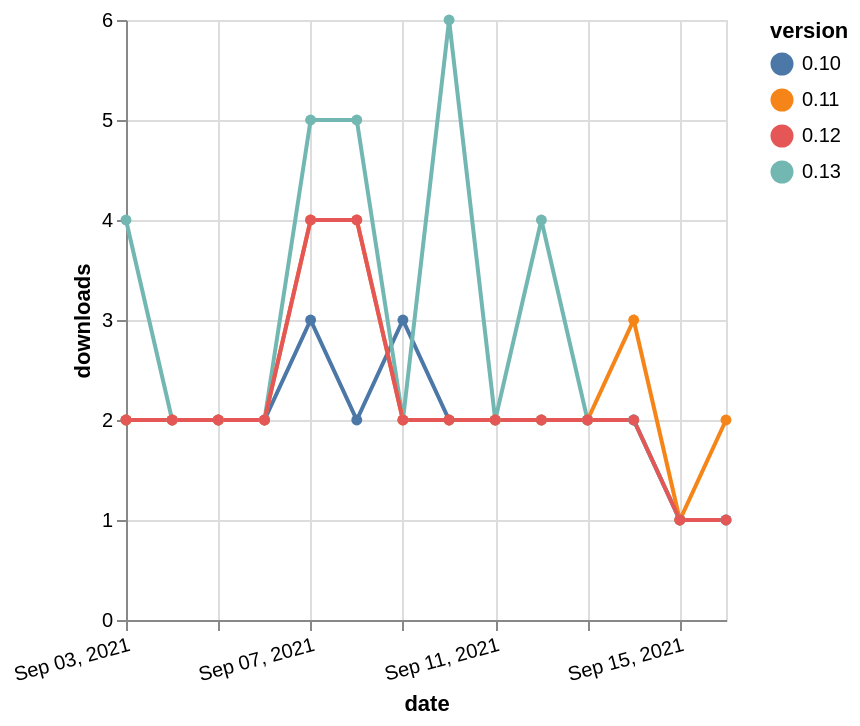

This figure's Vega-Lite source:
### Vega-Lite specification from a JSON file in a GitHub repository (floating-point values rounded to 4 significant figures)
{"$schema": "https://vega.github.io/schema/vega-lite/v5.json", "description": "A simple bar chart with embedded data.", "data": {"values": [{"date": "2021-09-03", "total": 2776, "delta": 2, "version": "0.10"}, {"date": "2021-09-04", "total": 2778, "delta": 2, "version": "0.10"}, {"date": "2021-09-05", "total": 2780, "delta": 2, "version": "0.10"}, {"date": "2021-09-06", "total": 2782, "delta": 2, "version": "0.10"}, {"date": "2021-09-07", "total": 2785, "delta": 3, "version": "0.10"}, {"date": "2021-09-08", "total": 2787, "delta": 2, "version": "0.10"}, {"date": "2021-09-09", "total": 2790, "delta": 3, "version": "0.10"}, {"date": "2021-09-10", "total": 2792, "delta": 2, "version": "0.10"}, {"date": "2021-09-11", "total": 2794, "delta": 2, "version": "0.10"}, {"date": "2021-09-12", "total": 2796, "delta": 2, "version": "0.10"}, {"date": "2021-09-13", "total": 2798, "delta": 2, "version": "0.10"}, {"date": "2021-09-14", "total": 2800, "delta": 2, "version": "0.10"}, {"date": "2021-09-15", "total": 2801, "delta": 1, "version": "0.10"}, {"date": "2021-09-16", "total": 2802, "delta": 1, "version": "0.10"}, {"date": "2021-09-03", "total": 1272, "delta": 4, "version": "0.13"}, {"date": "2021-09-04", "total": 1274, "delta": 2, "version": "0.13"}, {"date": "2021-09-05", "total": 1276, "delta": 2, "version": "0.13"}, {"date": "2021-09-06", "total": 1278, "delta": 2, "version": "0.13"}, {"date": "2021-09-07", "total": 1283, "delta": 5, "version": "0.13"}, {"date": "2021-09-08", "total": 1288, "delta": 5, "version": "0.13"}, {"date": "2021-09-09", "total": 1290, "delta": 2, "version": "0.13"}, {"date": "2021-09-10", "total": 1296, "delta": 6, "version": "0.13"}, {"date": "2021-09-11", "total": 1298, "delta": 2, "version": "0.13"}, {"date": "2021-09-12", "total": 1302, "delta": 4, "version": "0.13"}, {"date": "2021-09-13", "total": 1304, "delta": 2, "version": "0.13"}, {"date": "2021-09-14", "total": 1306, "delta": 2, "version": "0.13"}, {"date": "2021-09-15", "total": 1307, "delta": 1, "version": "0.13"}, {"date": "2021-09-16", "total": 1308, "delta": 1, "version": "0.13"}, {"date": "2021-09-03", "total": 2814, "delta": 2, "version": "0.11"}, {"date": "2021-09-04", "total": 2816, "delta": 2, "version": "0.11"}, {"date": "2021-09-05", "total": 2818, "delta": 2, "version": "0.11"}, {"date": "2021-09-06", "total": 2820, "delta": 2, "version": "0.11"}, {"date": "2021-09-07", "total": 2824, "delta": 4, "version": "0.11"}, {"date": "2021-09-08", "total": 2828, "delta": 4, "version": "0.11"}, {"date": "2021-09-09", "total": 2830, "delta": 2, "version": "0.11"}, {"date": "2021-09-10", "total": 2832, "delta": 2, "version": "0.11"}, {"date": "2021-09-11", "total": 2834, "delta": 2, "version": "0.11"}, {"date": "2021-09-12", "total": 2836, "delta": 2, "version": "0.11"}, {"date": "2021-09-13", "total": 2838, "delta": 2, "version": "0.11"}, {"date": "2021-09-14", "total": 2841, "delta": 3, "version": "0.11"}, {"date": "2021-09-15", "total": 2842, "delta": 1, "version": "0.11"}, {"date": "2021-09-16", "total": 2844, "delta": 2, "version": "0.11"}, {"date": "2021-09-03", "total": 2808, "delta": 2, "version": "0.12"}, {"date": "2021-09-04", "total": 2810, "delta": 2, "version": "0.12"}, {"date": "2021-09-05", "total": 2812, "delta": 2, "version": "0.12"}, {"date": "2021-09-06", "total": 2814, "delta": 2, "version": "0.12"}, {"date": "2021-09-07", "total": 2818, "delta": 4, "version": "0.12"}, {"date": "2021-09-08", "total": 2822, "delta": 4, "version": "0.12"}, {"date": "2021-09-09", "total": 2824, "delta": 2, "version": "0.12"}, {"date": "2021-09-10", "total": 2826, "delta": 2, "version": "0.12"}, {"date": "2021-09-11", "total": 2828, "delta": 2, "version": "0.12"}, {"date": "2021-09-12", "total": 2830, "delta": 2, "version": "0.12"}, {"date": "2021-09-13", "total": 2832, "delta": 2, "version": "0.12"}, {"date": "2021-09-14", "total": 2834, "delta": 2, "version": "0.12"}, {"date": "2021-09-15", "total": 2835, "delta": 1, "version": "0.12"}, {"date": "2021-09-16", "total": 2836, "delta": 1, "version": "0.12"}]}, "width": "container", "mark": {"type": "line", "point": {"filled": true}}, "encoding": {"x": {"field": "date", "type": "temporal", "timeUnit": "yearmonthdate", "title": "date", "axis": {"labelAngle": -15}}, "y": {"field": "delta", "type": "quantitative", "title": "downloads"}, "color": {"field": "version", "type": "nominal"}, "tooltip": {"field": "delta"}}}
